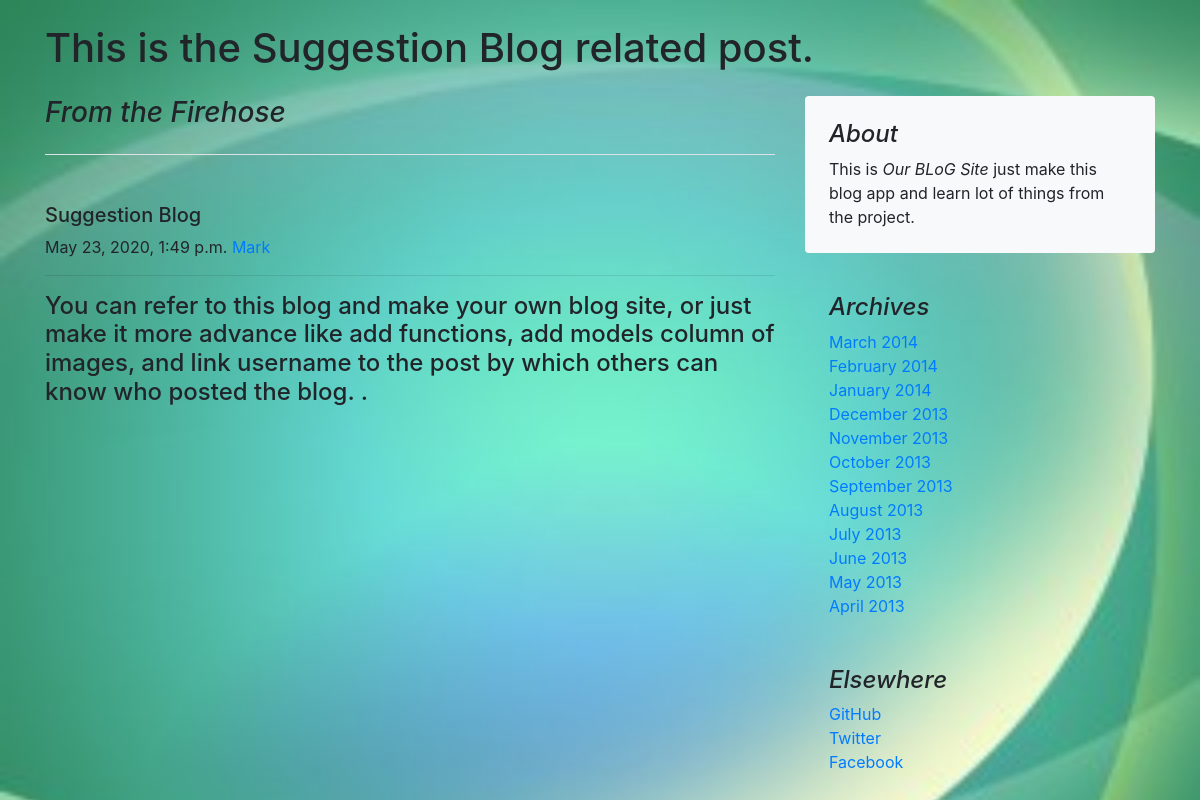
Screenshot of /post/194 with the database file from the repository.
### accounts/models.py (models this page shows, shortened)
class Blog(models.Model):
    title= models.CharField(blank=False, max_length=100)
    content= models.CharField(blank=False, max_length=100000)
    pub_date= models.DateTimeField(auto_now_add=True)

### accounts/views.py (the view)
# urls.py: path('post/<int:id>', views.post, name="post"),
def post(request, id):
    blog = Blog.objects.filter(id=id)[0]
    return render(request, 'accounts/post.html', {'post':blog})

### accounts/templates/accounts/post.html (shortened to what this page needs)
{% load static %}
<!DOCTYPE html>
<html lang="en">
<head>
    <link rel="stylesheet" href="https://stackpath.bootstrapcdn.com/bootstrap/4.4.1/css/bootstrap.min.css">
</head>
<body>
<div class="container mt-4">
    <h1>This is the {{post.title}} related post.</h1>
<div class="row mt-4">
    <div class="col-md-8 blog-main">
      <h3 class="pb-4 mb-4 font-italic border-bottom">
        From the Firehose
      </h3>
       <div class="blog-post">
        <h4 class="blog-post-title"><h5><br>{{post.title}}</h5></h4>
        <p class="blog-post-meta"> {{post.pub_date}} <a href="#">Mark</a></p>
           <hr>
           <p> <h4>{{post.content}}.</h4></p>
      </div>
    </div>
     <aside class="col-md-4 blog-sidebar">
      <div class="p-4 mb-3 bg-light rounded">
        <h4 class="font-italic">About</h4>
        <p class="mb-0"> This is <em>Our BLoG Site</em> just make this blog app and learn lot of things from the project.</p>
      </div>
      <div class="p-4">
        <h4 class="font-italic">Archives</h4>
        <ol class="list-unstyled mb-0">
          <li><a href="#">March 2014</a></li>
          <li><a href="#">February 2014</a></li>
          <li><a href="#">January 2014</a></li>
          <li><a href="#">December 2013</a></li>
          <li><a href="#">November 2013</a></li>
          <li><a href="#">October 2013</a></li>
          <li><a href="#">September 2013</a></li>
          <li><a href="#">August 2013</a></li>
          <li><a href="#">July 2013</a></li>
          <li><a href="#">June 2013</a></li>
          <li><a href="#">May 2013</a></li>
          <li><a href="#">April 2013</a></li>
        </ol>
      </div>
      <div class="p-4">
        <h4 class="font-italic">Elsewhere</h4>
        <ol class="list-unstyled">
          <li><a href="#">GitHub</a></li>
          <li><a href="#">Twitter</a></li>
          <li><a href="#">Facebook</a></li>
        </ol>
      </div>
    </aside>
  </div>
</div>
</body>
</html>

### rows the page displays
Blog: title "Suggestion Blog", pub_date "May 23, 2020, 1:49 p.m.", content "You can refer to this blog and make your own blog site, or just make it more advance like add functions, add models column of images, and link username to the post by which others can know who posted the blog."
